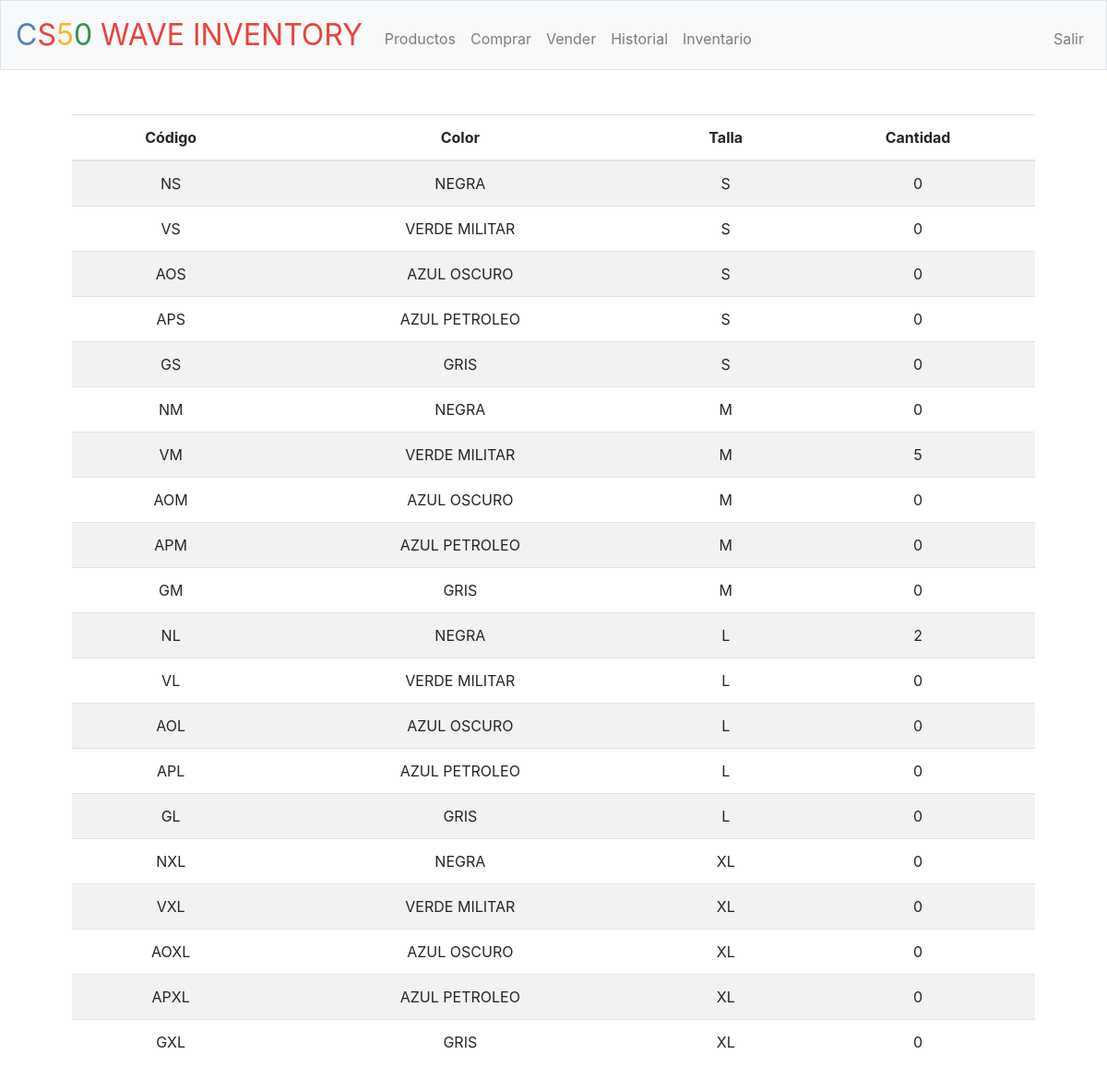
Page /inventario (signed in) on the committed database.
### tables this page shows
CREATE TABLE 'inventario' (
  "codigo" TEXT,
  "color" TEXT,
  "talla" TEXT,'cantidad' integer
);

### application.py (the view)
@app.route("/inventario")
@login_required
def inventario():
    inventario = db.execute("SELECT * FROM inventario")
    return render_template("inventario.html", inventario=inventario)

### application.py (called while the page is built)
@app.after_request
def after_request(response):
    response.headers["Cache-Control"] = "no-cache, no-store, must-revalidate"
    response.headers["Expires"] = 0
    response.headers["Pragma"] = "no-cache"
    return response

### helpers.py (called while the page is built)
def login_required(f):
    @wraps(f)
    def decorated_function(*args, **kwargs):
        if session.get("user_id") is None:
            return redirect("/login")
        return f(*args, **kwargs)
    return decorated_function

### templates/inventario.html (shortened to what this page needs)
{% extends "layout.html" %}
{% block main %}
    <table class="table table-striped">
        <thead>
          <th>Código</th>
          <th>Color</th>
          <th>Talla</th>
          <th>Cantidad</th>
        </thead>
        <tbody>
          {% for inv in inventario %}
          <tr>
            <td>{{(inv.codigo).upper()}}</td>
            <td>{{(inv.color).upper()}}</td>
            <td>{{(inv.talla).upper()}}</td>
            <td>{{inv.cantidad}}</td>
          </tr>
          {% endfor %}
        </tbody>
    </table>
{% endblock %}

### rows in the picture
inventario: codigo "NS", color "NEGRA", talla "S", cantidad "0"
inventario: codigo "VS", color "VERDE MILITAR", talla "S", cantidad "0"
inventario: codigo "AOS", color "AZUL OSCURO", talla "S", cantidad "0"
inventario: codigo "APS", color "AZUL PETROLEO", talla "S", cantidad "0"
inventario: codigo "GS", color "GRIS", talla "S", cantidad "0"
inventario: codigo "NM", color "NEGRA", talla "M", cantidad "0"
inventario: codigo "VM", color "VERDE MILITAR", talla "M", cantidad "5"
inventario: codigo "AOM", color "AZUL OSCURO", talla "M", cantidad "0"
inventario: codigo "APM", color "AZUL PETROLEO", talla "M", cantidad "0"
inventario: codigo "GM", color "GRIS", talla "M", cantidad "0"
inventario: codigo "NL", color "NEGRA", talla "L", cantidad "2"
inventario: codigo "VL", color "VERDE MILITAR", talla "L", cantidad "0"
inventario: codigo "AOL", color "AZUL OSCURO", talla "L", cantidad "0"
inventario: codigo "APL", color "AZUL PETROLEO", talla "L", cantidad "0"
inventario: codigo "GL", color "GRIS", talla "L", cantidad "0"
inventario: codigo "NXL", color "NEGRA", talla "XL", cantidad "0"
inventario: codigo "VXL", color "VERDE MILITAR", talla "XL", cantidad "0"
inventario: codigo "AOXL", color "AZUL OSCURO", talla "XL", cantidad "0"
inventario: codigo "APXL", color "AZUL PETROLEO", talla "XL", cantidad "0"
inventario: codigo "GXL", color "GRIS", talla "XL", cantidad "0"
